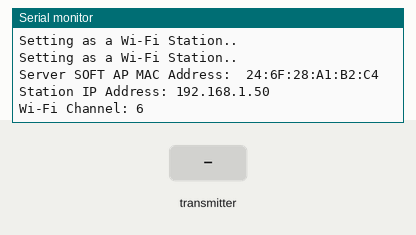
Simulated run of this program. Board: ESP32. Shown: the last lines printed to the serial monitor. The test bench sets the inputs (shaded band). WiFi joins after 1.5 s; servers stay silent unless stated; random numbers use the default seed unless the program sets one.

Above: at 3.2 s.
3.3 s: the transmitter starts sending msgType = 0
At 3.63 s:
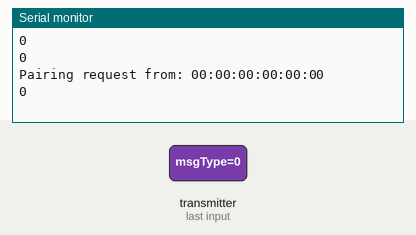
4.8 s: the transmitter starts sending id = 64
At 5.15 s:
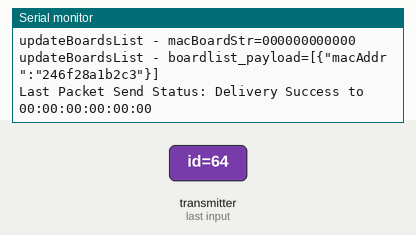
6.3 s: the transmitter starts sending id = 128
Timing chart, 0 to 9.3 s (numbered marks = the images above; inputs shaded):
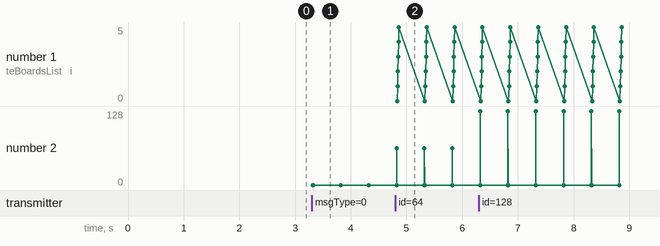

The program:

main.cpp
```cpp
// (licence header left out)
#include <Arduino.h>
#include <esp_now.h>
#include <WiFi.h>
#include "ESPAsyncWebServer.h"
#include "AsyncTCP.h"
#include <ArduinoJson.h>

#define MAX_BOARDS 6

// Replace with your network credentials (STATION)
const char* ssid = "Killing Me Softly 2G";
const char* password = "14mP455w0rd";

esp_now_peer_info_t slave;
int chan;

enum MessageType {PAIRING, DATA,};
MessageType messageType;

int counter = 0;

// Structure example to receive data
// Must match the sender structure
typedef struct struct_message {
  uint8_t msgType;
  uint8_t id;
  float temp;
  float hum;
  unsigned int readingId;
} struct_message;

typedef struct struct_pairing {       // new structure for pairing
    uint8_t msgType;
    uint8_t id;
    uint8_t macAddr[6];
    uint8_t channel;
} struct_pairing;

struct_message incomingReadings;
struct_message outgoingSetpoints;
struct_pairing pairingData;

// Declare array of board struct
typedef struct struct_board {       // new structure for board mac addresses
    uint8_t macAddr[6];
};
const int numBoards = MAX_BOARDS;
struct_board array_boards[numBoards];

AsyncWebServer server(80);
AsyncEventSource events("/events");

const char index_html[] PROGMEM = R"rawliteral(
<!DOCTYPE HTML><html>
<head>
  <title>ESP-NOW DASHBOARD</title>
  <meta name="viewport" content="width=device-width, initial-scale=1">
  <link rel="stylesheet" href="https://use.fontawesome.com/releases/v5.7.2/css/all.css" integrity="sha384-fnmOCqbTlWIlj8LyTjo7mOUStjsKC4pOpQbqyi7RrhN7udi9RwhKkMHpvLbHG9Sr" crossorigin="anonymous">
  <link rel="icon" href="data:,">
  <style>
    html {font-family: Arial; display: inline-block; text-align: center;}
    p {  font-size: 1.2rem;}
    body {  margin: 0;}
    .topnav { overflow: hidden; background-color: #2f4468; color: white; font-size: 1.7rem; }
    .content { padding: 20px; }
    .card { background-color: white; box-shadow: 2px 2px 12px 1px rgba(140,140,140,.5); }
    .cards { max-width: 700px; margin: 0 auto; display: grid; grid-gap: 2rem; grid-template-columns: repeat(auto-fit, minmax(300px, 1fr)); }
    .reading { font-size: 2.8rem; }
    .packet { color: #bebebe; }
    .card.temperature { color: #fd7e14; }
    .card.humidity { color: #1b78e2; }
  </style>
</head>
<body>
  <div class="topnav">
    <h3>ESP-NOW DASHBOARD</h3>
  </div>
  <!--
  <div class="content">
    <div class="cards">
      <div class="card temperature">
        <h4><i class="fas fa-thermometer-half"></i> BOARD #1 - TEMPERATURE</h4><p><span class="reading"><span id="t1"></span> &deg;C</span></p><p class="packet">Reading ID: <span id="rt1"></span></p>
      </div>
      <div class="card humidity">
        <h4><i class="fas fa-tint"></i> BOARD #1 - HUMIDITY</h4><p><span class="reading"><span id="h1"></span> &percnt;</span></p><p class="packet">Reading ID: <span id="rh1"></span></p>
      </div>

      <div class="card temperature">
        <h4><i class="fas fa-thermometer-half"></i> BOARD #2 - TEMPERATURE</h4><p><span class="reading"><span id="t2"></span> &deg;C</span></p><p class="packet">Reading ID: <span id="rt2"></span></p>
      </div>
      <div class="card humidity">
        <h4><i class="fas fa-tint"></i> BOARD #2 - HUMIDITY</h4><p><span class="reading"><span id="h2"></span> &percnt;</span></p><p class="packet">Reading ID: <span id="rh2"></span></p>
      </div>
    </div>
  </div>
  -->


  <div id="container_board" class="content">
    <!-- Hello IoT!! - Please restart client. -->
  </div>

  <!--
  <div id="container_debug" class="content">
    Hello debug
  </div>
  -->
<script>
if (!!window.EventSource) {
 var source = new EventSource('/events');

 source.addEventListener('open', function(e) {
  console.log("Events Connected");
 }, false);
 source.addEventListener('error', function(e) {
  if (e.target.readyState != EventSource.OPEN) {
    console.log("Events Disconnected");
  }
 }, false);

 source.addEventListener('message', function(e) {
  console.log("message", e.data);
 }, false);

 source.addEventListener('new_readings', function(e) {
  console.log("new_readings", e.data);
  // const container = document.getElementById('container_debug');

  var obj = JSON.parse(e.data);

  // container.innerHTML = JSON.stringify(obj, null, 2);

  document.getElementById("t"+obj.id).innerHTML = obj.temperature.toFixed(2);
  document.getElementById("h"+obj.id).innerHTML = obj.humidity.toFixed(2);
  document.getElementById("rt"+obj.id).innerHTML = obj.readingId;
  document.getElementById("rh"+obj.id).innerHTML = obj.readingId;
 }, false);

 source.addEventListener('draw_boards', function(e) {
  console.log("draw_boards", e.data);
  var obj = JSON.parse(e.data);

  // const debug_container = document.getElementById('container_debug');
  // debug_container.innerHTML = JSON.stringify(obj, null, 2);

  const container = document.getElementById('container_board');
  //container.innerHTML = ''; // Clear existing content

  obj.forEach((item, index) => {
    if(item.macAddr != null && item.macAddr != '000000000000') {
      const tId = `${'t'+item.macAddr}`;
      const rtId = `${'rt'+item.macAddr}`;
      const hId = `${'h'+item.macAddr}`;
      const rhId = `${'rh'+item.macAddr}`;

      const element = document.getElementById(tId);
      // draw element if it is not existing.
      if (!element) {
        const div_cards = document.createElement('div');
        //divt_cards.id = tId;
        div_cards.className = 'cards'; // Add any desired CSS class

        div_cards.innerHTML = `
            <!--<h2>${tId}</h2>-->

            <div class="card temperature">
              <h4><i class="fas fa-thermometer-half"></i> BOARD #${item.macAddr} - TEMPERATURE</h4><p><span class="reading"><span id="${tId}"></span> &deg;C</span></p><p class="packet">Reading ID: <span id="${rtId}"></span></p>
            </div>
            <div class="card humidity">
              <h4><i class="fas fa-tint"></i> BOARD #${item.macAddr} - HUMIDITY</h4><p><span class="reading"><span id="${hId}"></span> &percnt;</span></p><p class="packet">Reading ID: <span id="${rhId}"></span></p>
            </div>

        `;

        container.appendChild(div_cards);
      }
    }

  });
 }, false);
}
</script>
</body>
</html>)rawliteral";

void removeChar(char* str, char charToRemove);
void toLowerCase(char* str);

void toLowerCase(char* str) {
    size_t length = strlen(str);

    for (size_t i = 0; i < length; ++i) {
        str[i] = tolower(str[i]);
    }
}

bool verifyBoardsList(const uint8_t * mac_addr) {
  bool result = false;

  char macStr[18];
  snprintf(macStr, sizeof(macStr), "%02x:%02x:%02x:%02x:%02x:%02x",
           mac_addr[0], mac_addr[1], mac_addr[2], mac_addr[3], mac_addr[4], mac_addr[5]);
  Serial.println();
  Serial.print("verifyBoardsList - macStr=");
  Serial.println(macStr);

  int newMacAddrIndex = 0;

  for(int i=0; i < numBoards; i++) {
    char macBoardStr[18];
    snprintf(macBoardStr, sizeof(macBoardStr), "%02x:%02x:%02x:%02x:%02x:%02x",
            array_boards[i].macAddr[0], array_boards[i].macAddr[1], array_boards[i].macAddr[2], array_boards[i].macAddr[3], array_boards[i].macAddr[4], array_boards[i].macAddr[5]);
    Serial.print("verifyBoardsList - macBoardStr=");
    Serial.println(macBoardStr);

    if (strcmp(macBoardStr, macStr) == 0) {
      result = true;
      return result;
    } else {
      if (strcmp(macBoardStr, "00:00:00:00:00:00") == 0) {
        // if mac addres is not existing,, add this mac address into board array.
        for (int j = 0; j < 6; j++) {
          array_boards[i].macAddr[j] = mac_addr[j];
        }

        result = true;
        return result;
      }
    }
  }

  return result;
}

void readHubDataToSend() {
  outgoingSetpoints.msgType = DATA;
  outgoingSetpoints.id = 1;
  outgoingSetpoints.temp = random(0, 40);
  outgoingSetpoints.hum = random(0, 100);
  outgoingSetpoints.readingId = counter++;

  char macStr[18];
  strcpy(macStr, WiFi.macAddress().c_str());

  toLowerCase(macStr);
  removeChar(macStr, ':');

  // Use sscanf to parse the MAC address string
  // if (sscanf(WiFi.macAddress().c_str(), "%2hhx%2hhx%2hhx%2hhx%2hhx%2hhx",
  //             &macStr[0], &macStr[1], &macStr[2],
  //             &hubMacAddress[3], &hubMacAddress[4], &hubMacAddress[5]) != 6) {
  //     fprintf(stderr, "Invalid MAC address format\n");
  //     // return;
  // }
  // snprintf(macStr, sizeof(macStr), "%02x%02x%02x%02x%02x%02x",
  //           mac_addr[0], mac_addr[1], mac_addr[2], mac_addr[3], mac_addr[4], mac_addr[5]);

  StaticJsonDocument<1000> root;
  String payload;

  // create a JSON document with received data and send it by event to the web page
  root["id"] = macStr;// outgoingSetpoints.id;
  root["temperature"] = outgoingSetpoints.temp;
  root["humidity"] = outgoingSetpoints.hum;
  root["readingId"] = String(outgoingSetpoints.readingId);
  serializeJson(root, payload);
  Serial.print("event send :");
  serializeJson(root, Serial);
  events.send(payload.c_str(), "new_readings", millis());
  Serial.println();
}

void printOutgoingSendings(){
  // Display Sendings in Serial Monitor
  Serial.println();
  Serial.println("OUT GOING SENDINGS");
  Serial.print("Temperature: ");
  Serial.print(outgoingSetpoints.temp);
  Serial.println(" ºC");
  Serial.print("Humidity: ");
  Serial.print(outgoingSetpoints.hum);
  Serial.println(" %");
  Serial.print("Led: ");
  Serial.println(outgoingSetpoints.readingId);
  Serial.println("==>");
}

void printIncomingReadings(){
  // Display Readings in Serial Monitor
  Serial.println();
  Serial.println("<==INCOMING READINGS");
  Serial.print("Temperature: ");
  Serial.print(incomingReadings.temp);
  Serial.println(" ºC");
  Serial.print("Humidity: ");
  Serial.print(incomingReadings.hum);
  Serial.println(" %");
  Serial.print("Led: ");
  Serial.println(incomingReadings.readingId);
}

// ---------------------------- esp_ now -------------------------
void printMAC(const uint8_t * mac_addr){
  char macStr[18];
  snprintf(macStr, sizeof(macStr), "%02x:%02x:%02x:%02x:%02x:%02x",
           mac_addr[0], mac_addr[1], mac_addr[2], mac_addr[3], mac_addr[4], mac_addr[5]);
  Serial.print(macStr);
}

bool addPeer(const uint8_t *peer_addr) {      // add pairing
  memset(&slave, 0, sizeof(slave));
  const esp_now_peer_info_t *peer = &slave;
  memcpy(slave.peer_addr, peer_addr, 6);

  slave.channel = chan; // pick a channel
  slave.encrypt = 0; // no encryption
  // check if the peer exists
  bool exists = esp_now_is_peer_exist(slave.peer_addr);
  if (exists) {
    // Slave already paired.
    Serial.println("Already Paired");
    return true;
  }
  else {
    esp_err_t addStatus = esp_now_add_peer(peer);
    if (addStatus == ESP_OK) {
      // Pair success
      Serial.println("Pair success");
      return true;
    }
    else
    {
      Serial.println("Pair failed");
      return false;
    }
  }
}

void updateBoardsList()  {
  Serial.println();
  Serial.println("In updateBoardsList()...");

  const size_t capacity = JSON_ARRAY_SIZE(6) + JSON_ARRAY_SIZE(6) + 18;
  StaticJsonDocument<capacity> board_data;

  JsonArray outerArray = board_data.to<JsonArray>();

  for(int i=0; i < numBoards; i++) {
    Serial.print("updateBoardsList - i=");
    Serial.println(i);
    char macBoardStr[18];
    snprintf(macBoardStr, sizeof(macBoardStr), "%02x%02x%02x%02x%02x%02x",
            array_boards[i].macAddr[0], array_boards[i].macAddr[1], array_boards[i].macAddr[2], array_boards[i].macAddr[3], array_boards[i].macAddr[4], array_boards[i].macAddr[5]);
    Serial.print("updateBoardsList - macBoardStr=");
    Serial.println(macBoardStr);

    if (strcmp(macBoardStr, "000000000000") != 0) {
      // Create a nested JSON object using createNestedObject()
      JsonObject innerObject = outerArray.createNestedObject();
      innerObject["macAddr"] = macBoardStr;

      Serial.print("updateBoardsList - created=");
      Serial.println(macBoardStr);
    }
  }

  String boardlist_payload;
  serializeJson(board_data, boardlist_payload);

  Serial.print("updateBoardsList - boardlist_payload=");
  Serial.println(boardlist_payload);

  events.send(boardlist_payload.c_str(), "draw_boards", millis());
  Serial.println();
}

void removeChar(char* str, char charToRemove) {
    size_t length = strlen(str);
    size_t shiftAmount = 0;

    for (size_t i = 0; i < length; ++i) {
        if (str[i] == charToRemove) {
            shiftAmount++;
        } else {
            str[i - shiftAmount] = str[i];
        }
    }

    str[length - shiftAmount] = '\0'; // Null-terminate the new end of the string
}

// callback when data is sent
void OnDataSent(const uint8_t *mac_addr, esp_now_send_status_t status) {
  Serial.print("Last Packet Send Status: ");
  Serial.print(status == ESP_NOW_SEND_SUCCESS ? "Delivery Success to " : "Delivery Fail to ");
  printMAC(mac_addr);
  Serial.println();
}

void OnDataRecv(const uint8_t * mac_addr, const uint8_t *incomingData, int len) {
  Serial.print(len);
  Serial.print(" bytes of data received from : ");
  printMAC(mac_addr);
  Serial.println();

  StaticJsonDocument<1000> root;
  String payload;

  uint8_t type = incomingData[0];       // first message byte is the type of message
  switch (type) {
  case DATA :                           // the message is data type
    // Update board mac address lists
    verifyBoardsList(mac_addr);

    char macStr[18];
    snprintf(macStr, sizeof(macStr), "%02x%02x%02x%02x%02x%02x",
            mac_addr[0], mac_addr[1], mac_addr[2], mac_addr[3], mac_addr[4], mac_addr[5]);

    memcpy(&incomingReadings, incomingData, sizeof(incomingReadings));
    // create a JSON document with received data and send it by event to the web page
    root["id"] = macStr; // incomingReadings.id;
    root["temperature"] = incomingReadings.temp;
    root["humidity"] = incomingReadings.hum;
    root["readingId"] = String(incomingReadings.readingId);
    serializeJson(root, payload);
    Serial.print("event send :");
    serializeJson(root, Serial);
    events.send(payload.c_str(), "new_readings", millis());
    Serial.println();

    printIncomingReadings();
    break;

  case PAIRING:                            // the message is a pairing request
    memcpy(&pairingData, incomingData, sizeof(pairingData));
    Serial.println(pairingData.msgType);
    Serial.println(pairingData.id);
    Serial.print("Pairing request from: ");
    printMAC(mac_addr);
    Serial.println();
    Serial.println(pairingData.channel);
    if (pairingData.id > 0) {     // do not replay to server itself
      if (pairingData.msgType == PAIRING) {
        pairingData.id = 0;       // 0 is server

        // Server is in AP_STA mode: peers need to send data to server soft AP MAC address
        WiFi.softAPmacAddress(pairingData.macAddr);
        pairingData.channel = chan;
        Serial.println("send response");
        esp_err_t result = esp_now_send(mac_addr, (uint8_t *) &pairingData, sizeof(pairingData));
        addPeer(mac_addr);

        // draw boards list in html page
        Serial.println("Refresh board lists...");
        // Refresh board lists
        updateBoardsList();
      }
    }
    break;
  }
}

void initESP_NOW(){
    // Init ESP-NOW
    if (esp_now_init() != ESP_OK) {
      Serial.println("Error initializing ESP-NOW");
      return;
    }
    esp_now_register_send_cb(OnDataSent);
    esp_now_register_recv_cb(OnDataRecv);
}

void setup() {
  // Initialize Serial Monitor
  Serial.begin(115200);
  while (!Serial && millis() < 5000);

  Serial.println();
  Serial.println("Core IoT Hub - Serial Ready!!");

  Serial.println();
  Serial.print("Server MAC Address:  ");
  Serial.println(WiFi.macAddress());

  uint8_t macAddress[6];
  // Use sscanf to parse the MAC address string
  if (sscanf(WiFi.macAddress().c_str(), "%2hhx:%2hhx:%2hhx:%2hhx:%2hhx:%2hhx",
              &macAddress[0], &macAddress[1], &macAddress[2],
              &macAddress[3], &macAddress[4], &macAddress[5]) != 6) {
      fprintf(stderr, "Invalid MAC address format\n");
      // return;
  }

  // Print the converted MAC address
  printf("MAC Address: ");
  for (int i = 0; i < 6; i++) {
      printf("%02X", macAddress[i]);
      if (i < 5) {
          printf(":");
      }
  }
  printf("\n");

  // add hub board mac address into board array list
  verifyBoardsList(macAddress);

  Serial.println();

  // Set the device as a Station and Soft Access Point simultaneously
  WiFi.mode(WIFI_AP_STA);
  // Set device as a Wi-Fi Station
  WiFi.begin(ssid, password);
  while (WiFi.status() != WL_CONNECTED) {
    delay(1000);
    Serial.println("Setting as a Wi-Fi Station..");
  }

  Serial.print("Server SOFT AP MAC Address:  ");
  Serial.println(WiFi.softAPmacAddress());

  chan = WiFi.channel();
  Serial.print("Station IP Address: ");
  Serial.println(WiFi.localIP());
  Serial.print("Wi-Fi Channel: ");
  Serial.println(WiFi.channel());

  initESP_NOW();

  // Start Web server
  server.on("/", HTTP_GET, [](AsyncWebServerRequest *request){
    request->send_P(200, "text/html", index_html);
  });


  // Events
  events.onConnect([](AsyncEventSourceClient *client){
    if(client->lastId()){
      Serial.printf("Client reconnected! Last message ID that it got is: %u\n", client->lastId());
    }
    // send event with message "hello!", id current millis
    // and set reconnect delay to 1 second
    client->send("hello!", NULL, millis(), 10000);
  });
  server.addHandler(&events);

  // start server
  server.begin();

}

void loop() {
  static unsigned long lastEventTime = millis();
  static const unsigned long EVENT_INTERVAL_MS = 10000;
  if ((millis() - lastEventTime) > EVENT_INTERVAL_MS) {
    Serial.println();

    int arraySize = sizeof(array_boards) / sizeof(struct_board);
    Serial.print("Number of elements in array_boards array: ");
    Serial.println(arraySize);

    updateBoardsList();

    events.send("ping",NULL,millis());
    lastEventTime = millis();
    readHubDataToSend();
    printOutgoingSendings();

    esp_now_send(NULL, (uint8_t *) &outgoingSetpoints, sizeof(outgoingSetpoints));
  }
}
```

Measured:
- after the input at 3.3 s, the serial monitor: prints a new line at once (image 1)
- after the input at 4.8 s, the serial monitor: prints a new line at once (image 2)
